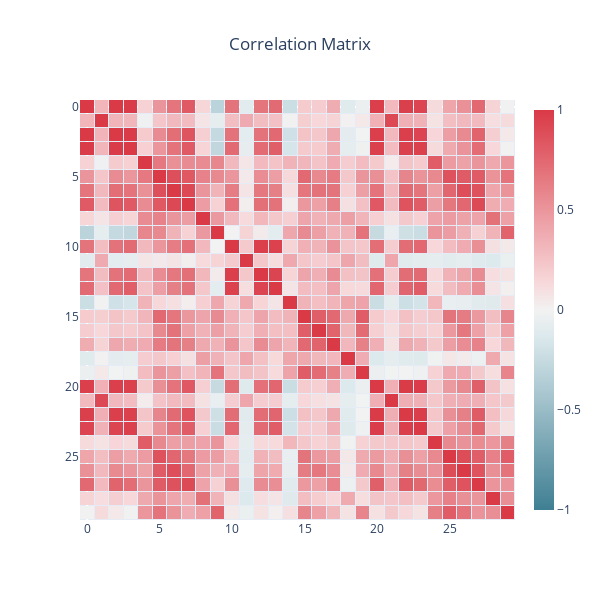

The cell this chart's notebook holds for it:
### Code cell
import plotly.graph_objs as go
from plotly.offline import init_notebook_mode
from plotly.subplots import make_subplots
init_notebook_mode(connected=True)

# ------------------------------------------------------------------------------------------
# Analysis of the correlation between variables 
# ------------------------------------------------------------------------------------------

X         = [label for label in data]
N         = data.shape[1]
corr      = (data.corr()).values

# Display the correlation in cells
hovertext = [[f'corr({X[i]}, {X[j]})= {corr[i][j]:.2f}' for j in range(N)] for i in range(N)]

sns_colorscale = [[0.0, '#3f7f93'], 
 [0.071, '#5890a1'],
 [0.143, '#72a1b0'],
 [0.214, '#8cb3bf'],
 [0.286, '#a7c5cf'],
 [0.357, '#c0d6dd'],
 [0.429, '#dae8ec'],
 [0.5, '#f2f2f2'],
 [0.571, '#f7d7d9'],
 [0.643, '#f2bcc0'],
 [0.714, '#eda3a9'],
 [0.786, '#e8888f'],
 [0.857, '#e36e76'],
 [0.929, '#de535e'],
 [1.0, '#d93a46']]

heat = go.Heatmap(z=data.corr(),
                  x=X,
                  y=X,
                  zmin=-1,
                  zmax=1,
                  xgap=1, ygap=1,
                  colorscale=sns_colorscale,
                  colorbar_thickness=20,
                  colorbar_ticklen=3,
                  hovertext=hovertext,
                  hoverinfo='text')

title = 'Correlation Matrix'               
layout = go.Layout(title_text=title, title_x=0.5, 
                   width=600, height=600,
                   xaxis_showgrid=False,
                   yaxis_showgrid=False,
                   yaxis_autorange='reversed')
   
fig=go.Figure(data=[heat], layout=layout)  
fig.show()

### Figure 1 — Plotly figure (JSON) as saved in the notebook; plotly's stock layout.template omitted (floating-point values rounded to 4 significant figures; data arrays with more than 128 entries replaced by an {"elided": "..."} marker saying what was removed)
{"data": [{"colorbar": {"thickness": 20, "ticklen": 3}, "colorscale": [[0, "#3f7f93"], [0.071, "#5890a1"], [0.143, "#72a1b0"], [0.214, "#8cb3bf"], [0.286, "#a7c5cf"], [0.357, "#c0d6dd"], [0.429, "#dae8ec"], [0.5, "#f2f2f2"], [0.571, "#f7d7d9"], [0.643, "#f2bcc0"], [0.714, "#eda3a9"], [0.786, "#e8888f"], [0.857, "#e36e76"], [0.929, "#de535e"], [1, "#d93a46"]], "hoverinfo": "text", "hovertext": {"elided": "30x30 str values"}, "type": "heatmap", "x": [0, 1, 2, 3, 4, 5, 6, 7, 8, 9, 10, 11, 12, 13, 14, 15, 16, 17, 18, 19, 20, 21, 22, 23, 24, 25, 26, 27, 28, 29], "xgap": 1, "y": [0, 1, 2, 3, 4, 5, 6, 7, 8, 9, 10, 11, 12, 13, 14, 15, 16, 17, 18, 19, 20, 21, 22, 23, 24, 25, 26, 27, 28, 29], "ygap": 1, "z": {"elided": "30x30 float values"}, "zmax": 1, "zmin": -1}], "layout": {"height": 600, "title": {"text": "Correlation Matrix", "x": 0.5}, "width": 600, "xaxis": {"showgrid": false}, "yaxis": {"autorange": "reversed", "showgrid": false}}}
